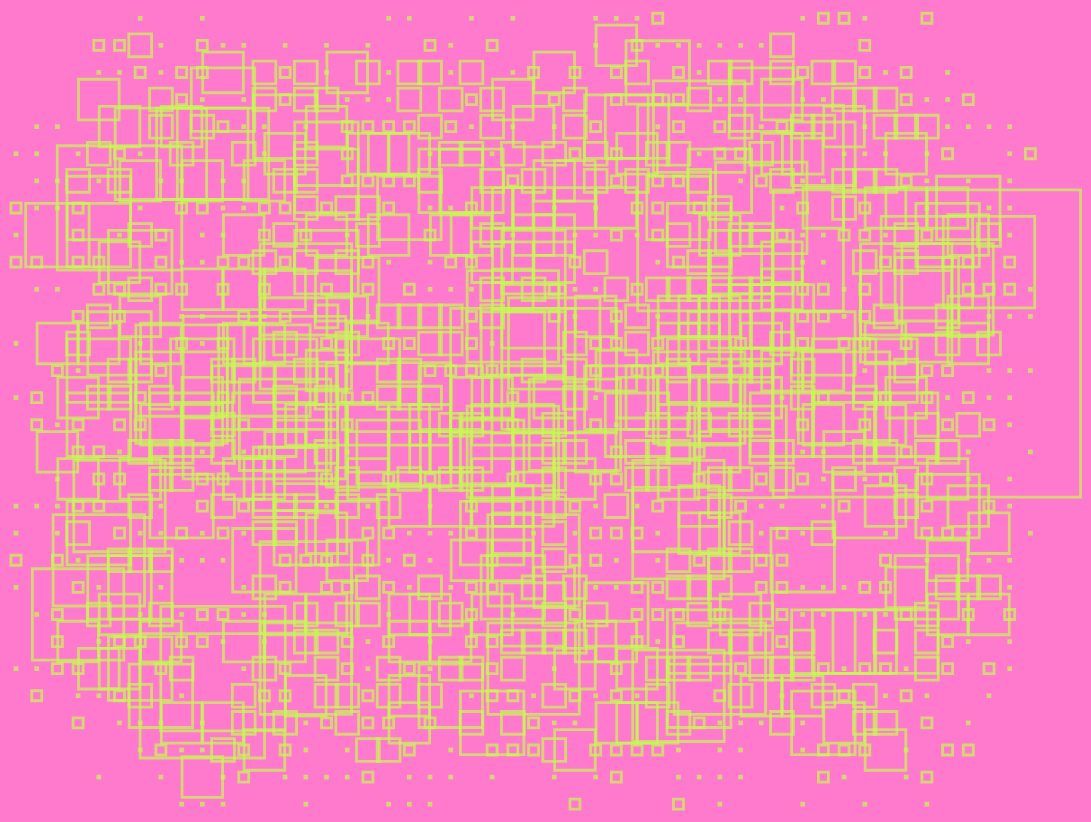

Here is the notebook cell this chart was saved with:
### Code cell
_min = 0
_max = 200

dist = norm(100, 50).pdf(range(_min, _max))

origin_x = 200
origin_y = 200

data = []

for circ_id, origin_x in enumerate([200, 400, 600, 800]):
    for circ_id2, origin_y in enumerate([200, 400]):
        for i, r in enumerate(range(_min, _max)):
            coords = [circle_points(deg, r, origin_x, origin_y) for deg in range(360)]
            coords = pd.DataFrame(data=coords, columns=['x', 'y'])
            coords['prob'] = dist[i]
            coords['circ_id'] = f'{circ_id}_{circ_id2}'
            data.append(coords)

coords = pd.concat(data)

coords['x'] = coords['x'].astype(int)
coords['y'] = coords['y'].astype(int)

coords['x'] = coords['x'] // 20
coords['y'] = coords['y'] // 20

coords = coords.groupby(['x', 'y', 'circ_id'])['prob'].mean().reset_index()
coords['prob'] = coords['prob'] / coords['prob'].sum()

# alt.Chart(coords).mark_rect().encode(
#     x='x:O',
#     y='y:O',
#     color='prob').properties(width=700, height=400)



draws = np.random.choice(a=coords.index, p=coords['prob'], size = 4500)

counts = coords.loc[draws, ['x', 'y', 'circ_id']].groupby(['x', 'y', 'circ_id']).agg(count=('x', 'count')).reset_index()
counts = counts.groupby(['x', 'y']).apply(lambda x: return_max_pos_loc(x)).reset_index(drop=True)
counts['count'] = counts['count'] ** 4

width = 1100
height = 760

in_width = 28
in_height = 22
ratio = in_height / in_width
dpi = 300
plot_scale = 5

width = in_width * dpi / 5
height = int(in_height * dpi * ratio / 5)

width = 1100
height = int(width * ratio)

colors = ['#C7F954', '#14C2DD', '#AC66CC', '#C7F954', '#3B14A7']

img = alt.Chart(counts).mark_point(size=3, shape='square', strokeWidth=3).encode(
    x=alt.X('x:O', axis=None),
    y=alt.Y('y:O', sort='descending', axis=None),
    size=alt.Size('count', scale=alt.Scale(domain=[1, 50]), legend=None),
    color=alt.Color('circ_id:N', scale=alt.Scale(range=[colors[0]]), legend=None)
    ).properties(width=width, height=height).configure_axis(
    grid=False).configure(background='#FF79CD').configure_view(strokeOpacity=0)

img

### Figure 1 — Vega-Lite specification as saved in the notebook (floating-point values rounded to 4 significant figures; data arrays with more than 128 entries replaced by an {"elided": "..."} marker saying what was removed)
{"config": {"view": {"continuousWidth": 400, "continuousHeight": 300, "strokeOpacity": 0}, "background": "#FF79CD"}, "data": {"name": "data-6a469135f2c4e8e305983c3a209ee865"}, "mark": {"type": "point", "shape": "square", "size": 3, "strokeWidth": 3}, "encoding": {"color": {"type": "nominal", "field": "circ_id", "legend": null, "scale": {"range": ["#C7F954"]}}, "size": {"type": "quantitative", "field": "count", "legend": null, "scale": {"domain": [1, 50]}}, "x": {"type": "ordinal", "axis": null, "field": "x"}, "y": {"type": "ordinal", "axis": null, "field": "y", "sort": "descending"}}, "height": 864, "width": 1100, "$schema": "https://vega.github.io/schema/vega-lite/v4.8.1.json", "datasets": {"data-6a469135f2c4e8e305983c3a209ee865": {"elided": "1230 records"}}}
